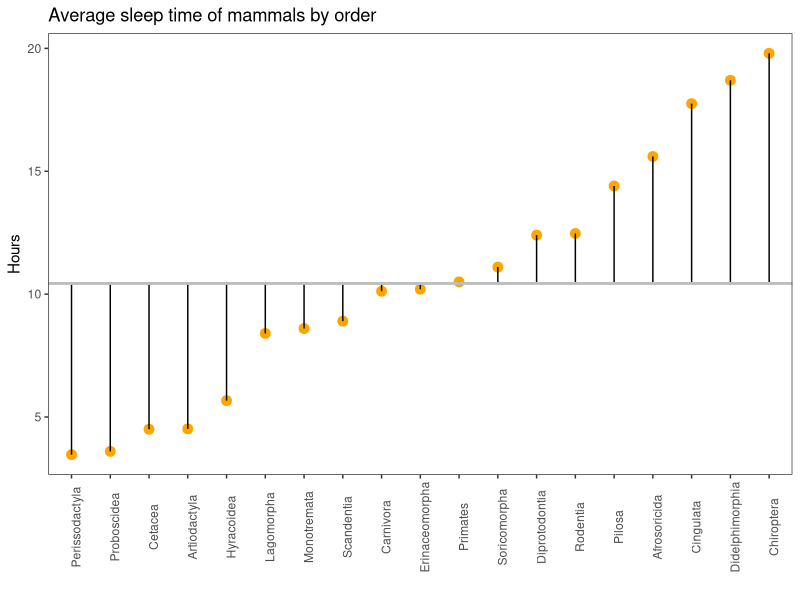

Reproduce this figure in R.
#kategorik ve nümerik veri için

library(tidyverse)
library(forcats)
library(dplyr)

msleep

theme_set(theme_bw()+
            theme(panel.grid = element_blank()))
#temayı önceden yazdık bu şekilde bütün grafiklere gidicek bu tema

?geom_segment #nedşr

msleep %>% 
  group_by(order) %>% 
  summarise(mean_sleep=mean(sleep_total)) %>% 
  mutate(order=fct_reorder(order,mean_sleep)) %>%  #her seyin orderlanmasını istedik
  ggplot(aes(x=order,y=mean_sleep))+
  geom_point(size=3,
             colour="orange")+
  geom_segment(aes(x=order,
                   y=mean(msleep$sleep_total),
                   xend=order,
                   yend = mean_sleep
                   ))+#line çiziyoruz, #line çizerken R a 4 şey söylemek gerekiyor,x,y starting point,end point
  geom_hline(yintercept = mean(msleep$sleep_total), #x e paralel bir line çizicez 
             #nerden başlayacağını belirttik, rengini ve sizeını belirttik
             colour="grey",
             size=1)+
  theme(axis.text.x = element_text(angle = 90))+
  labs(title = "Average sleep time of mammals by order",
       x="",
       y="Hours")
 